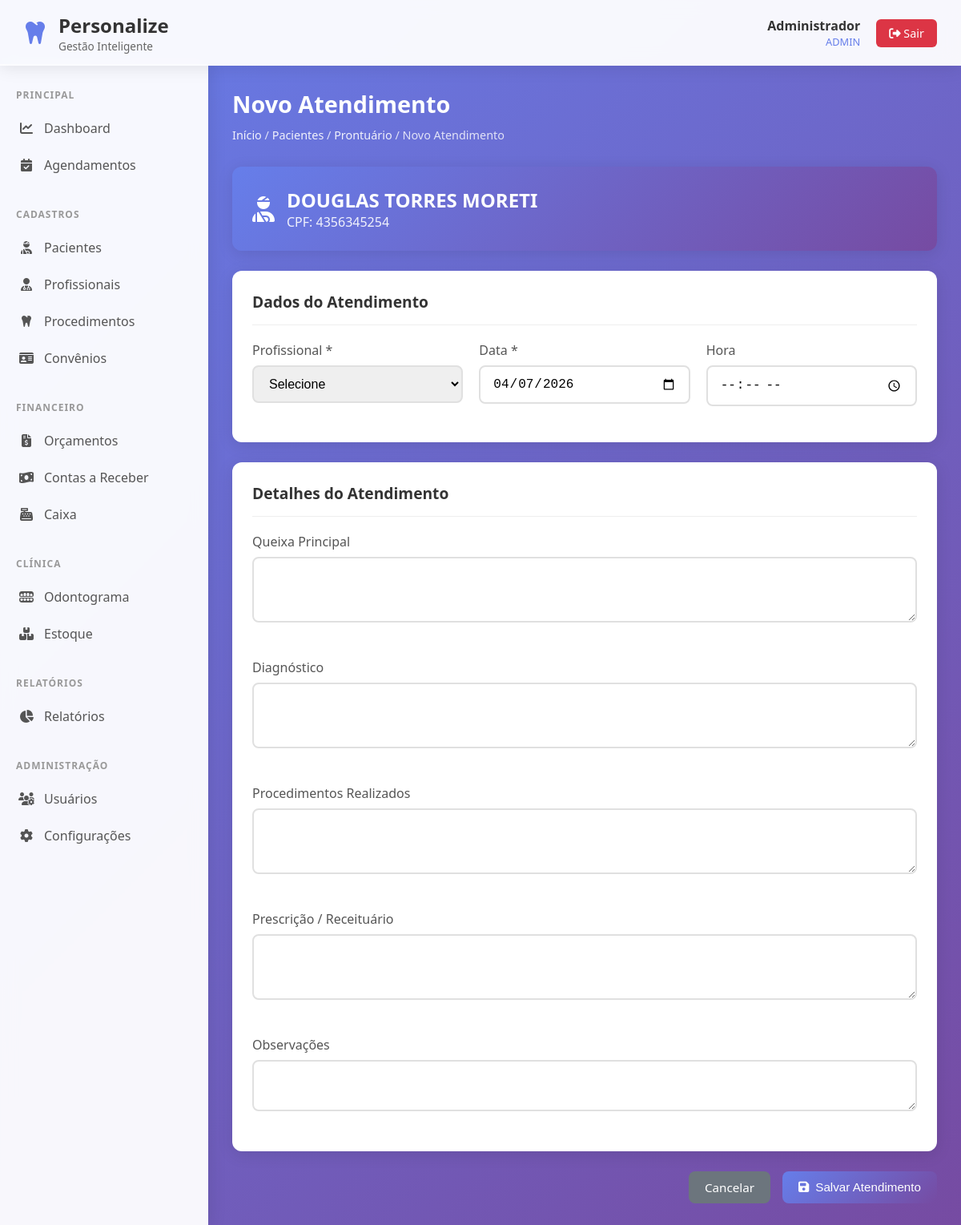
The page /prontuario/novo.php?paciente_id=18 (signed in) on the database as committed earlier.
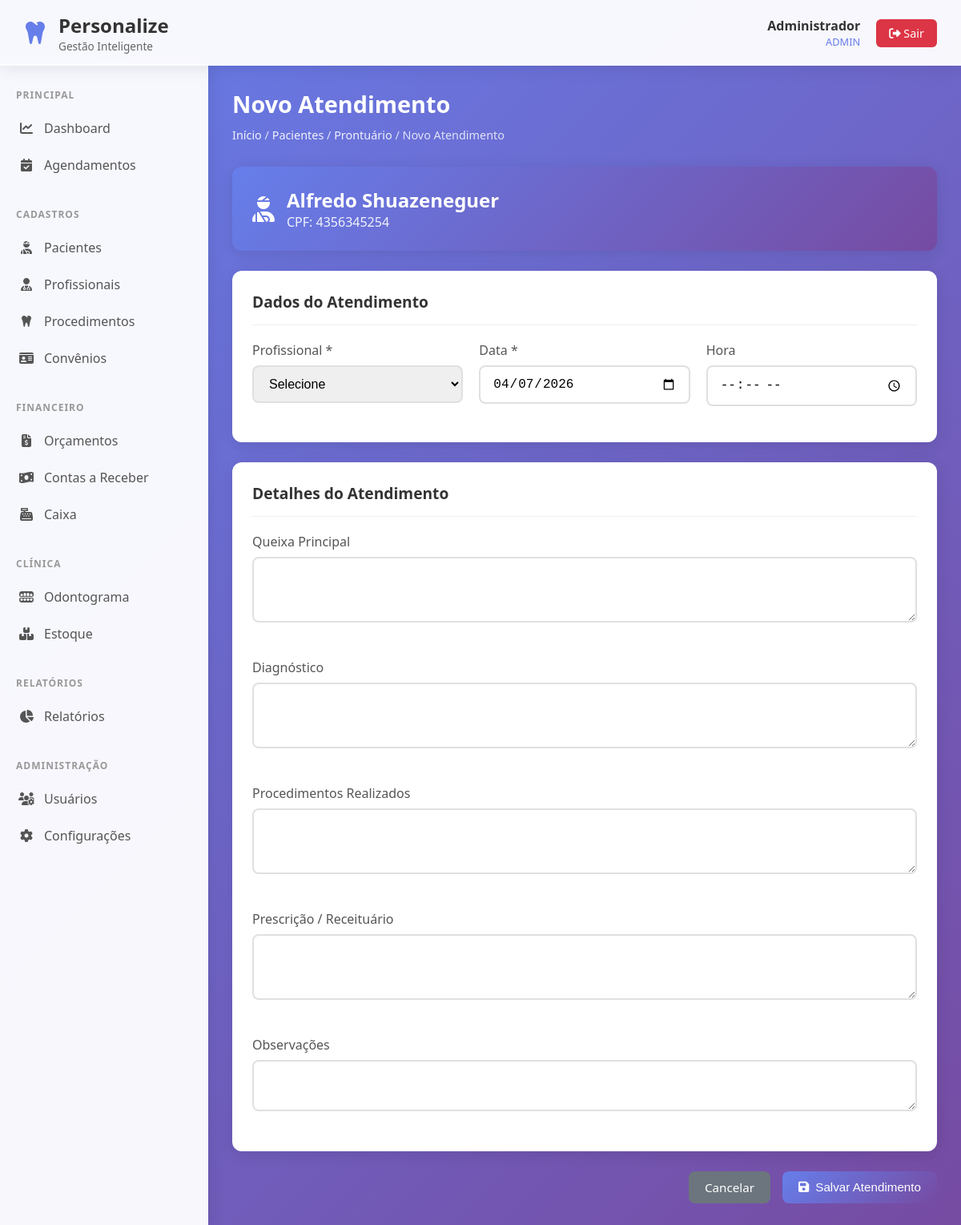
The same page on the database as committed later.
### tables this page shows
CREATE TABLE pacientes (
    id INTEGER PRIMARY KEY AUTOINCREMENT,
    nome TEXT NOT NULL,
    cpf TEXT UNIQUE,
    data_nascimento DATE,
    telefone TEXT,
    email TEXT,
    endereco TEXT,
    observacoes TEXT,
    created_at DATETIME DEFAULT CURRENT_TIMESTAMP
, ativo INTEGER DEFAULT 1);

### includes/functions.php (called while the page is built, shortened)
<?php
function mascararCPF($cpf) {
    $cpf = preg_replace('/\D/', '', $cpf);
    if (strlen($cpf) !== 11) return $cpf;
    return preg_replace('/(\d{3})(\d{3})(\d{3})(\d{2})/', '$1.$2.$3-$4', $cpf);
}

### prontuario/novo.php (the view, shortened to what this page needs)
<?php
require_once '../includes/functions.php';
require_once '../config/conexao.php';
$paciente_id = $_GET['paciente_id'] ?? null;
$stmt = $db->prepare("SELECT * FROM pacientes WHERE id = ?");
$stmt->execute([$paciente_id]);
$paciente = $stmt->fetch(PDO::FETCH_ASSOC);
$agendamento = null;
include '../includes/header.php';
?>
<div class="page-header">
    <h1 class="page-title">Novo Atendimento</h1>
    <div class="breadcrumb">
        <a href="../dashboard/index.php">Início</a> /
        <a href="../pacientes/listar.php">Pacientes</a> /
        <a href="index.php?paciente_id=<?php echo $paciente_id; ?>">Prontuário</a> / Novo Atendimento
    </div>
</div>
<div class="card" style="background: linear-gradient(135deg, #667eea 0%, #764ba2 100%); color: white; margin-bottom: 25px;">
    <div style="display: flex; align-items: center; gap: 15px;">
        <i class="fa-solid fa-user-injured" style="font-size: 2rem;"></i>
        <div>
            <h2 style="margin: 0;"><?php echo htmlspecialchars($paciente['nome']); ?></h2>
            <div style="opacity: 0.9;">CPF: <?php echo mascararCPF($paciente['cpf']); ?></div>
        </div>
    </div>
</div>
<form action="salvar.php" method="POST">
    <div class="card">
        <div class="card-header"><div class="card-title">Dados do Atendimento</div></div>
        <div style="display: grid; grid-template-columns: 1fr 1fr 1fr; gap: 20px;">
            <div class="form-group">
                <label>Profissional *</label>
                <select name="profissional_id" class="form-control" required>
                    <option value="">Selecione</option>
                </select>
            </div>
            <div class="form-group">
                <label>Data *</label>
                <input type="date" name="data_atendimento" class="form-control" required
                    value="<?php echo $agendamento ? $agendamento['data'] : date('Y-m-d'); ?>">
            </div>
            <div class="form-group">
                <label>Hora</label>
                <input type="time" name="hora_atendimento" class="form-control"
                    value="<?php echo $agendamento ? $agendamento['hora'] : ''; ?>">
            </div>
        </div>
    </div>
    <div class="card">
        <div class="card-header"><div class="card-title">Detalhes do Atendimento</div></div>
        <div style="display: grid; grid-template-columns: 1fr; gap: 20px;">
            <div class="form-group">
                <label>Queixa Principal</label>
                <textarea name="queixa" class="form-control" rows="3"><?php echo $agendamento ? $agendamento['observacoes'] : ''; ?></textarea>
            </div>
            <div class="form-group">
                <label>Diagnóstico</label>
                <textarea name="diagnostico" class="form-control" rows="3"></textarea>
            </div>
            <div class="form-group">
                <label>Procedimentos Realizados</label>
                <textarea name="procedimentos_realizados" class="form-control" rows="3"></textarea>
            </div>
            <div class="form-group">
                <label>Prescrição / Receituário</label>
                <textarea name="prescricao" class="form-control" rows="3"></textarea>
            </div>
            <div class="form-group">
                <label>Observações</label>
                <textarea name="observacoes" class="form-control" rows="2"></textarea>
            </div>
        </div>
    </div>
    <div style="display: flex; gap: 15px; justify-content: flex-end;">
        <a href="index.php?paciente_id=<?php echo $paciente_id; ?>" class="btn btn-secondary">Cancelar</a>
        <button type="submit" class="btn btn-primary"><i class="fa-solid fa-save"></i> Salvar Atendimento</button>
    </div>
</form>
<?php include '../includes/footer.php'; ?>

Rows that differ between the two databases and show on the page:
changed pacientes: nome "DOUGLAS TORRES MORETI" → "Alfredo Shuazeneguer"
